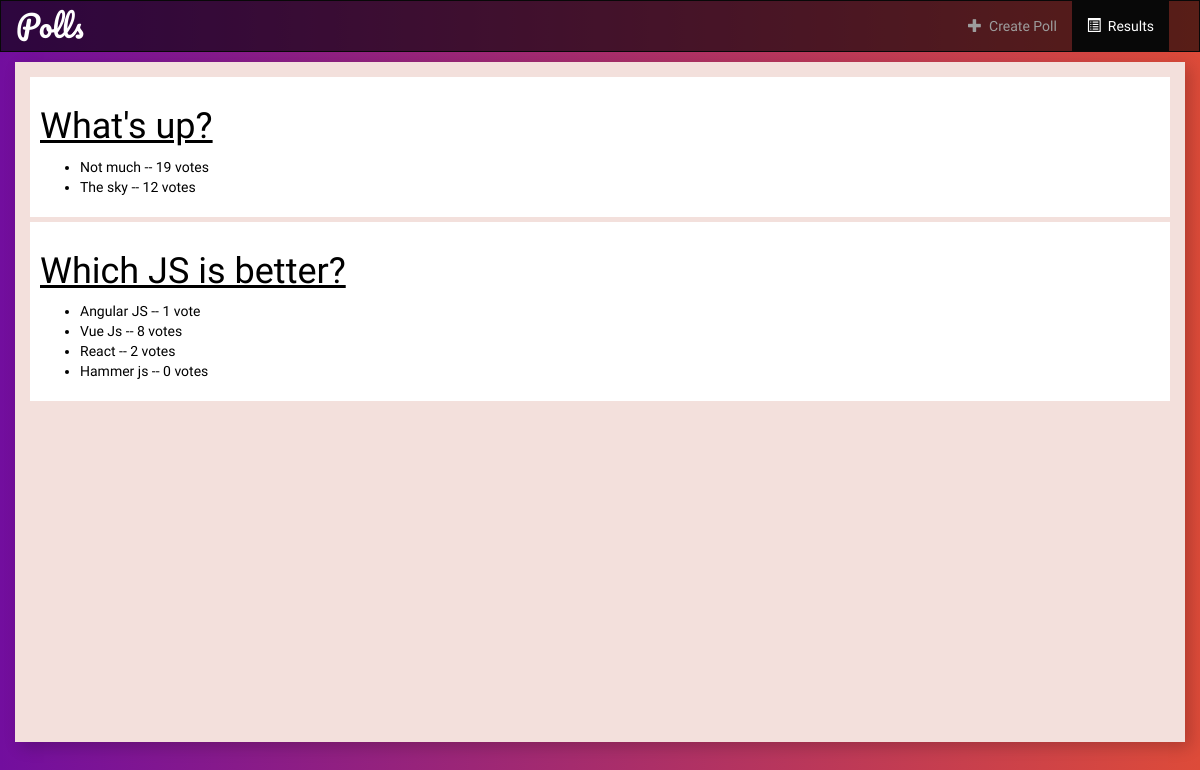
Before: /polls/resultsALL/ with the older database file.
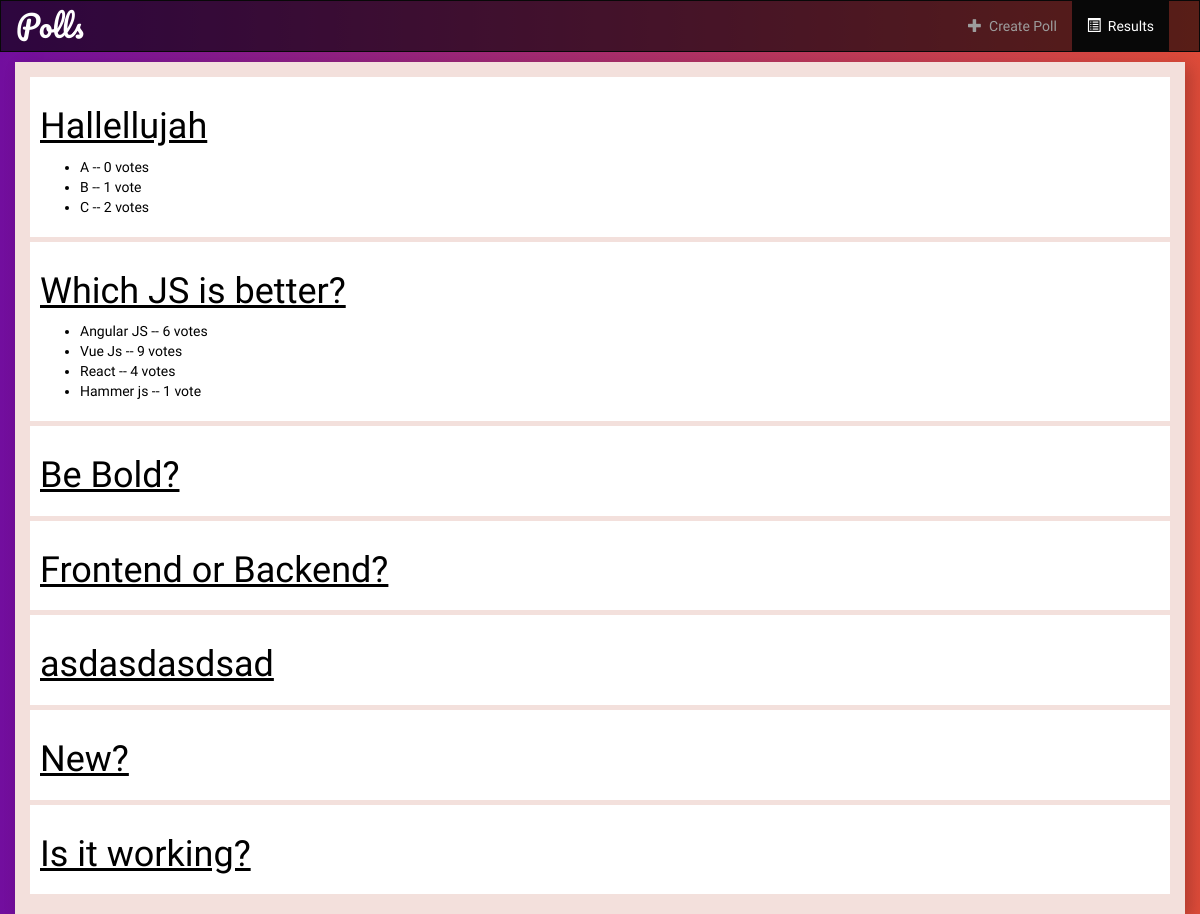
After: the same page with the newer database file.
### polls/models.py (models this page shows, shortened)
class Question(models.Model):
    question_text= models.CharField(max_length=500)
    pub_date= models.DateTimeField('date published',null=True)
    def was_published_recently(self):
        now = timezone.now()
        return now - datetime.timedelta(days=1) <= self.pub_date <= now
    was_published_recently.admin_order_field='pub_date'
    was_published_recently.boolean=True
    was_published_recently.short_description='Published recently?'

class Choice(models.Model):
    question = models.ForeignKey(Question, on_delete=models.CASCADE)
    choice_text = models.CharField(max_length=200)
    votes = models.IntegerField(default=0)

### polls/views.py (the view)
# urls.py: path('resultsALL/', views.ResultsallView.as_view(), name='resultsall'),
class ResultsallView(generic.ListView):
	template_name='polls/resultsall.html'
	context_object_name='question_list'
	def get_queryset(self):
		return Question.objects.all()

### polls/templates/polls/resultsall.html
{% extends 'polls/base.html' %}
{% block pageResultsall%}
	class='active'
{%endblock%}
{% block body %}
{% for question in question_list%}
<div  id="resultcontent">
	<h1 id="questionhead">{{ question.question_text }}</h1>
	<ul>
		{% for choice in question.choice_set.all %}
			<li>{{ choice.choice_text }} -- {{choice.votes}} vote{{choice.votes|pluralize}}</li>
		{% endfor %}
	</ul>
</div>
{% endfor %}
{% endblock %}

Changed rows visible on the page:
removed Question: question_text "What's up?"
removed Choice: choice_text "Not much", votes "19", shown under Question "What's up?"
removed Choice: choice_text "The sky", votes "12", shown under Question "What's up?"
added Question: question_text "Hallellujah"
added Choice: choice_text "A", votes "0", shown under Question "Hallellujah"
added Choice: choice_text "B", votes "1", shown under Question "Hallellujah"
added Choice: choice_text "C", votes "2", shown under Question "Hallellujah"
changed Choice "Angular JS": votes "1" → "6"
changed Choice "Vue Js": votes "8" → "9"
changed Choice "React": votes "2" → "4"
changed Choice "Hammer js": votes "0" → "1"
added Question: question_text "Be Bold?"
added Question: question_text "Frontend or Backend?"
added Question: question_text "asdasdasdsad"
added Question: question_text "New?"
added Question: question_text "Is it working?"
